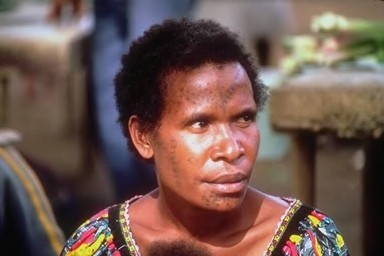
#> input picture assignment8/input.jpg, 384 x 256 px
$ python gaussianpyramids.py
#> lines starting #> are read from the running program, lines starting #| are printed output that depends on the picture
import cv2
img = cv2.imread('input.jpg')
#> img is the input picture: shape (256, 384, 3); mean B, G, R 79.8, 86.9, 111.8
lower_reso = cv2.pyrDown(img)
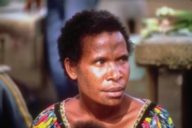
#> lower_reso: shape (128, 192, 3); mean B, G, R 79.9, 87, 111.9
higher = cv2.pyrUp(img)
cv2.imwrite("original.jpg",img)
cv2.imwrite('smaller.jpg',lower_reso)
cv2.imwrite('higher.jpg',higher)
cv2.waitKey(0)
cv2.destroyAllWindows
